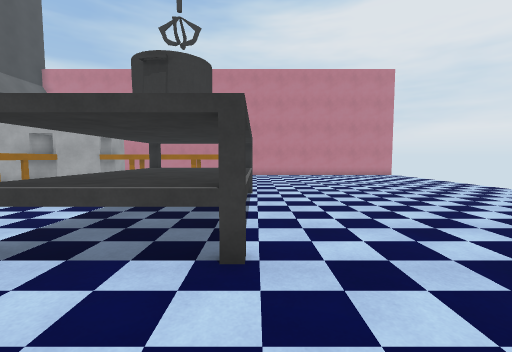
view 1 (above)

21 first-person views from a walk through a Unity game level. The camera is 1.4 m above the floor, tilts 4° down and sees 90° across. The floor is counted in squares, 1 m on a side. Each view is taken from the middle of a square. On the plan, view 1 faces up. The plan holds only what a view shows up to about 13 squares ahead; the rest is blank.

view 2
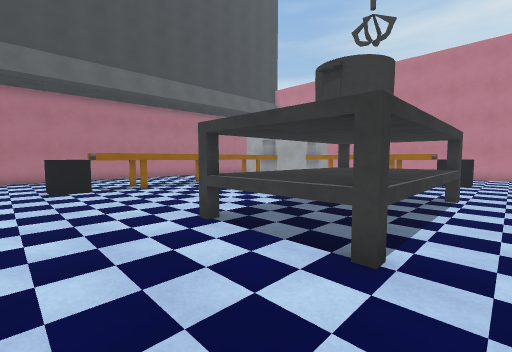

view 3
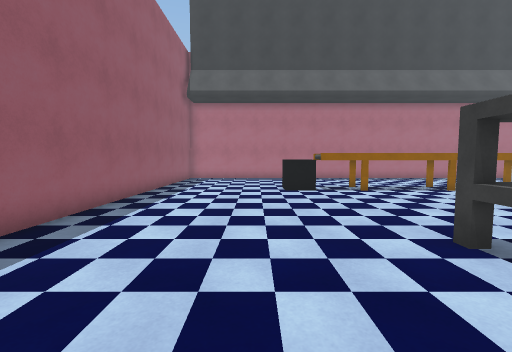

view 4
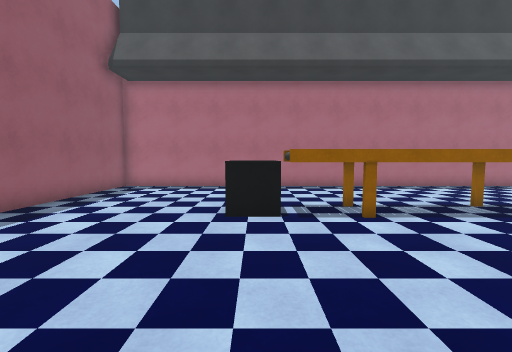

view 5
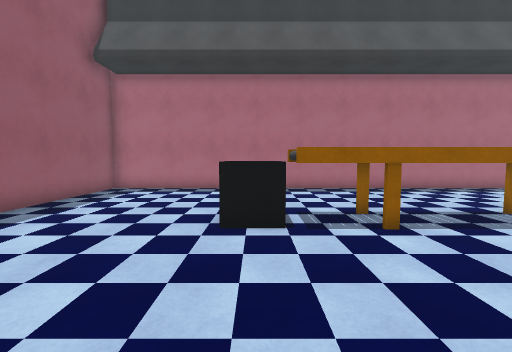

view 6
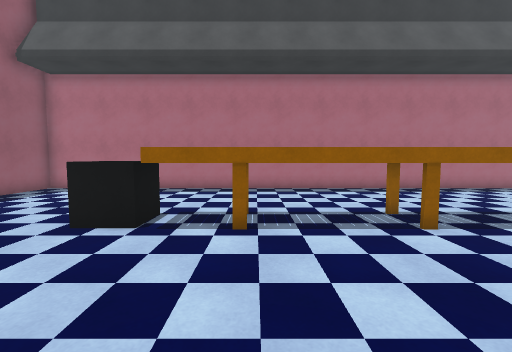

view 7
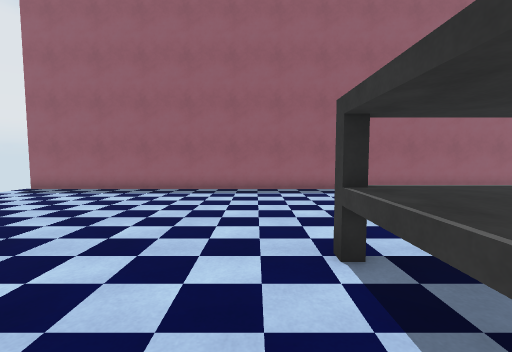

view 8
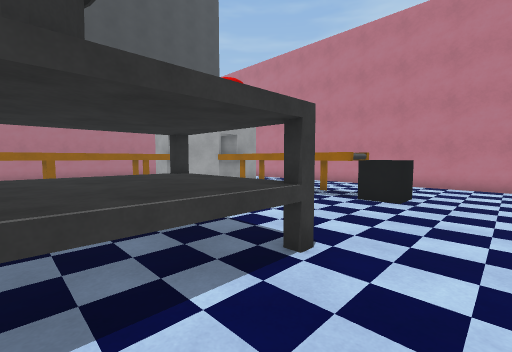

view 9
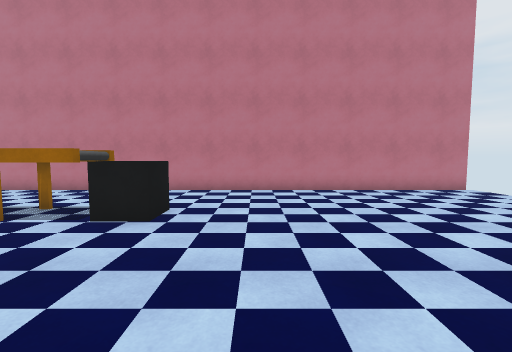

view 10
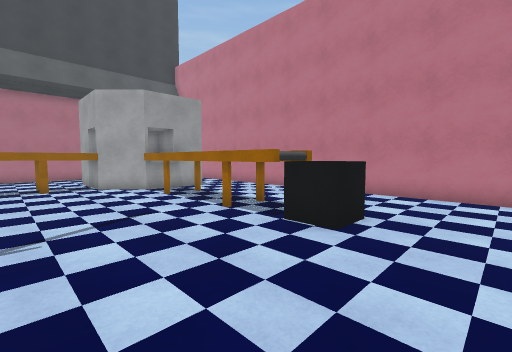

view 11
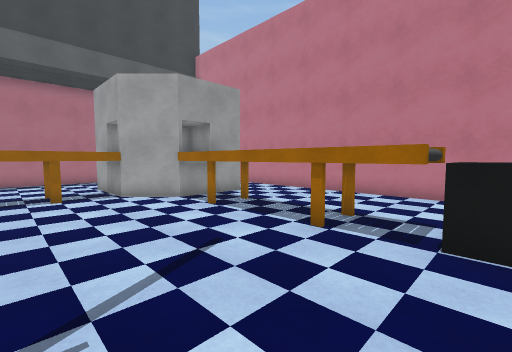

view 12
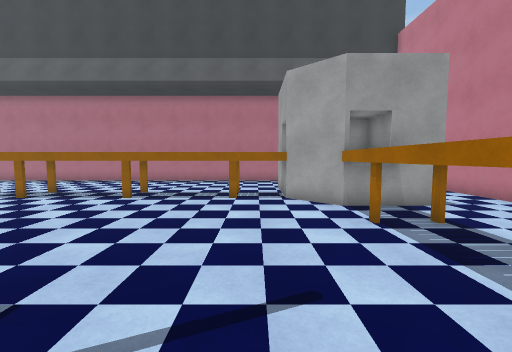

view 13
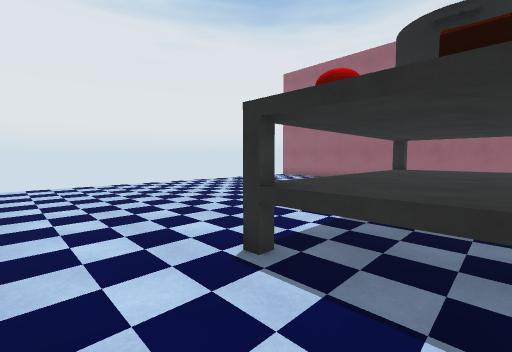

view 14
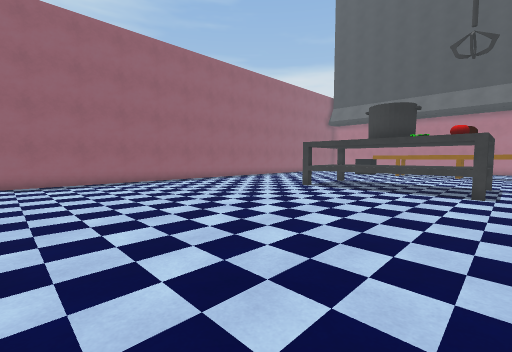

view 15
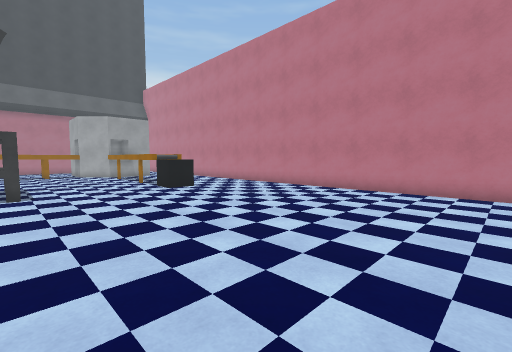

view 16
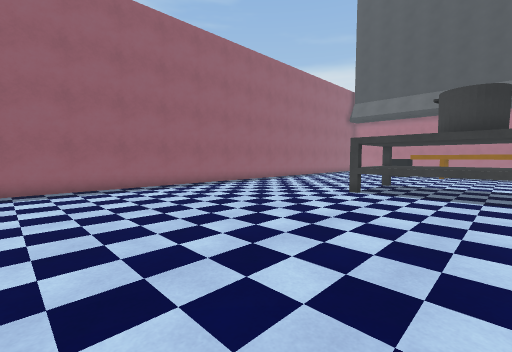

view 17
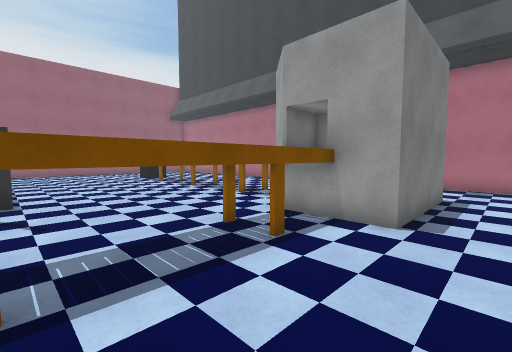

view 18
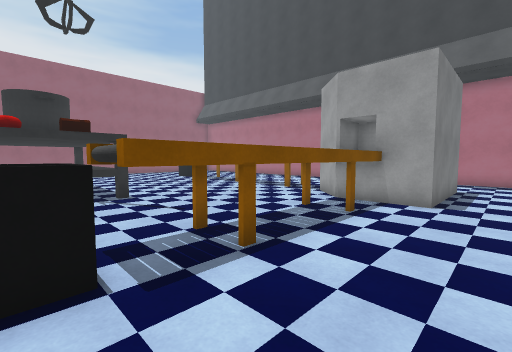

view 19
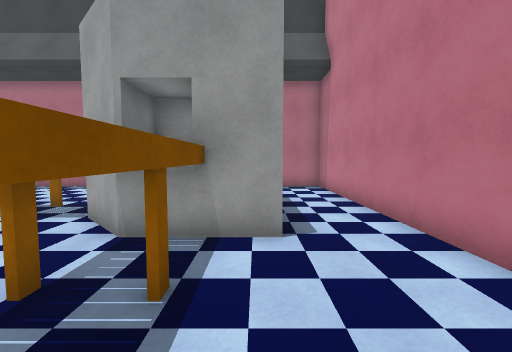

view 20
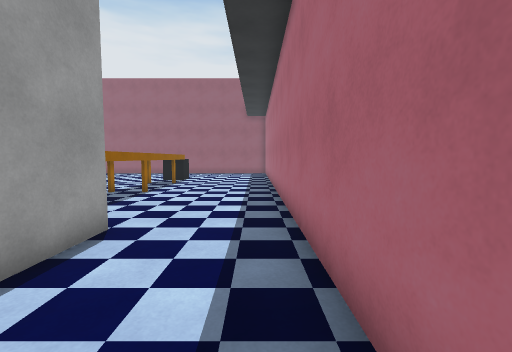

view 21
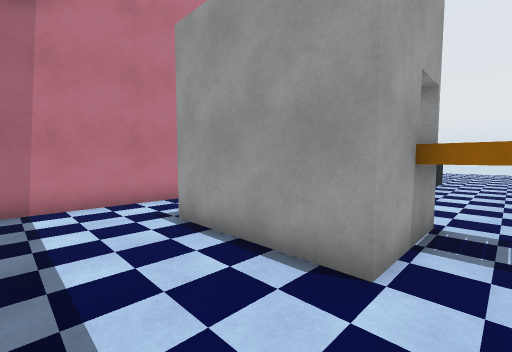

### Floor plan
Key: @ floor where view 1 was taken; # wall or solid block; x gap in a wall; . floor; = window, fence, low wall or low ledge; T thing the floor can be seen under or through; O other object.
Columns run from 18 left of view 1 to 11 right of it. Each row starts with its distance up from view 1.
 21 ##############################
 20 #.............................
 19 #.............................
 18 #...#####.....................
 17 #...#  ##OOOOOOOO=#...........
 16 #...#  ##OOOOOOOO==...........
 15 #...#  ##.....................
 14 #...##TT......................
 13 #.....TT......................
 12 #.....TT......................
 11 #.....TT......................
 10 #.....TT......OOOOO...........
  9 #.....TT......OOOOO...........
  8 #.....TT......OOOOO...........
  7 #.....TT......OOOOO...........
  6 #.....TT......OOOOO...........
  5 #.....TT......OOOOO...........
  4 #..... T......OOOOO...........
  3 #.....TT......OOOO............
  2 #.....==......................
  1 #.....=#......................
  0 #.................@...........
 -1 #.............................
 -2 #.............................
 -3 #.............................
 -4 #.............................
 -5 #############################x

Positions as (right, up) in squares from view 1, and headings:
1: (0, 0), facing up
2: (1, 0), facing up-left
3: (0, 0), facing left
4: (-5, 2), facing left
5: (-6, 2), facing left
6: (-6, 5), facing left
7: (1, 7), facing down
8: (2, 7), facing up-left
9: (2, 10), facing up
10: (2, 11), facing up-left
11: (-1, 11), facing up-left
12: (-2, 13), facing left
13: (-3, 13), facing down-right
14: (11, 11), facing down-left
15: (11, 10), facing up-left
16: (10, 8), facing down-left
17: (-4, 20), facing down-left
18: (-1, 20), facing down-left
19: (-5, 18), facing left
20: (-17, 19), facing down
21: (-17, 13), facing up-right
